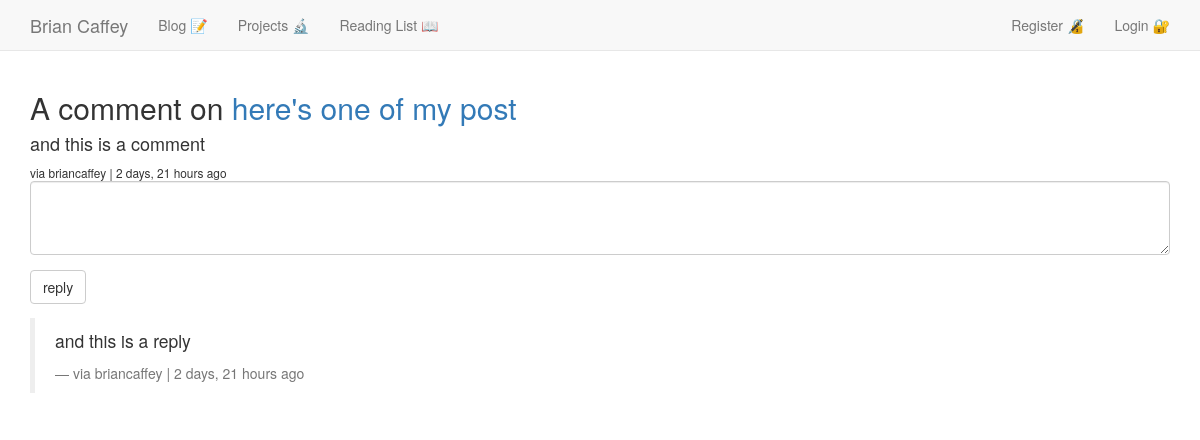
The app's page /comments/2/, older data.
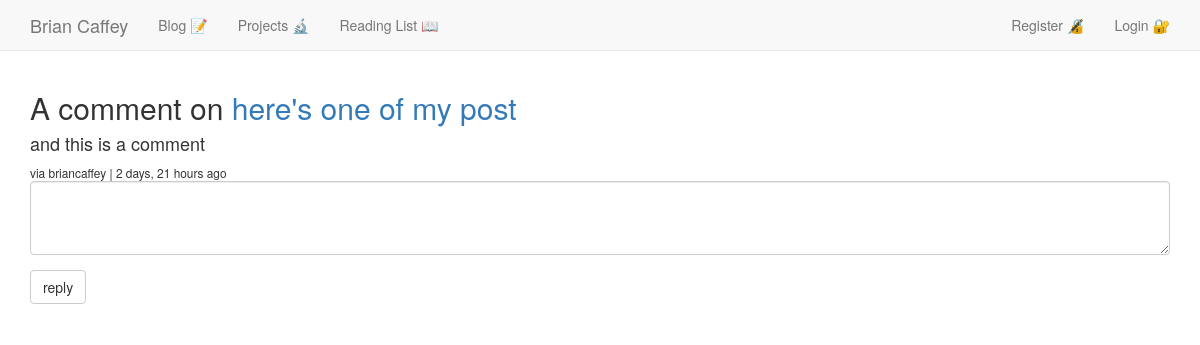
The same page, newer data.
### comments/models.py (models this page shows, shortened)
class Comment(models.Model):
	user 		= models.ForeignKey(settings.AUTH_USER_MODEL, default=1)
	content_type=models.ForeignKey(ContentType, on_delete=models.CASCADE)
	object_id 	= models.PositiveIntegerField()
	content_object = GenericForeignKey('content_type', 'object_id')
	parent 		= models.ForeignKey("self", null=True, blank=True)
	content 	= models.TextField()
	timestamp 	= models.DateTimeField(auto_now_add=True)
	class Meta:
		ordering = ['-timestamp']
	objects = CommentManager()
	def children(self):
		return Comment.objects.filter(parent=self)
	@property
	def is_parent(self):
		if self.parent is not None:
			return False
		return True

### comments/views.py (the view, shortened to what this page needs)
# urls.py: url(r'^(?P<pk>\d+)/$', comment_thread, name="thread"),
def comment_thread(request, pk):
	obj = get_object_or_404(Comment, pk=pk)
	content_object = obj.content_object
	content_id = obj.content_object.id
	initial_data = {
		'content_type':obj.content_type,
		'object_id':obj.object_id,
	}
	form = CommentForm(request.POST or None, initial=initial_data)
	context = {
		'comment':obj,
		'form': form,
	}
	return render(request, 'comments/comment_thread.html', context)

### comments/forms.py
class CommentForm(forms.Form):
	content_type = forms.CharField(widget=forms.HiddenInput)
	object_id = forms.IntegerField(widget=forms.HiddenInput)
	content = forms.CharField(label='', widget=forms.Textarea(
		attrs={'rows':3}))

### posts/templatetags/urlify.py (called while the page is built)
@register.filter
def urlify(value):
	return quote_plus(value)

### comments/templates/comments/comment_thread.html (shortened to what this page needs)
{% extends 'base.html' %}
{% load crispy_forms_tags %}
{% load urlify %}
{% block content %}
<h2>A comment on <a href="{% url 'posts:detail' slug=comment.content_object.slug %}">{{ comment.content_object.title }}</a></h2>
<div class="">
			{% if comment.is_parent %}
	  			<h4>{{ comment.content }}</h4>
				<small>via {{ comment.user }} | {{ comment.timestamp | timesince }} ago</small>
				<br />
				<form method="POST" action=".">{% csrf_token %}
				{{ form | crispy }}
				<input type="submit" value="reply" class="btn btn-default"></input>
				</form>
				{% for reply in comment.children %}
				<blockquote>
					<p>{{ reply.content }}</p>
					<small>via {{ reply.user }} | {{ reply.timestamp | timesince }} ago</small>
				</blockquote>
				{% endfor %}
			{% endif %}
</div>
{% endblock content %}

Row changes from the older to the newer data that the page shows:
removed Comment: content "and this is a reply", user "briancaffey", timestamp "2 days, 21 hours"
